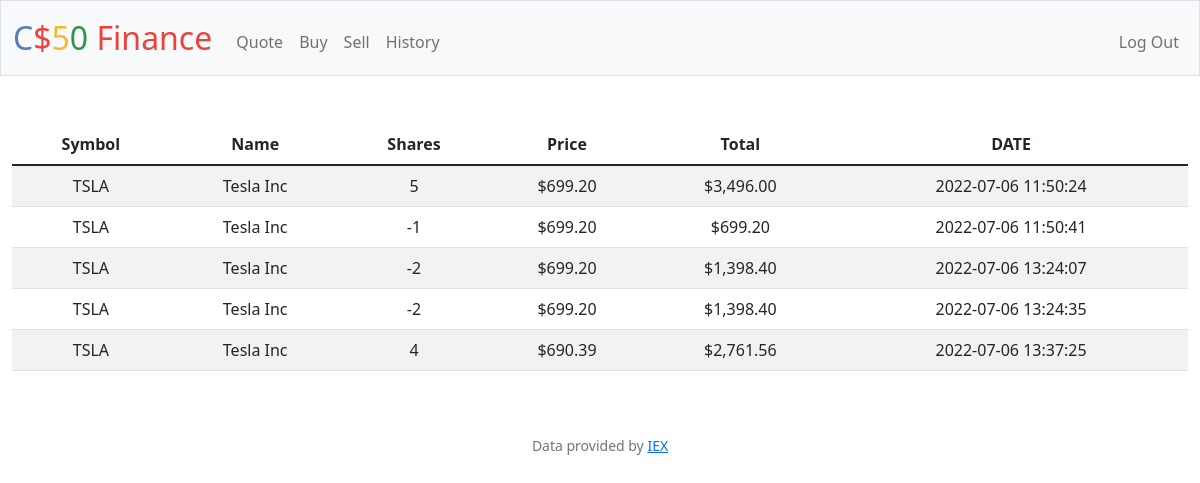
The app's page /history (signed in) with its own data.
### tables this page shows
CREATE TABLE history(
user_id INTEGER NOT NULL,
symbol TEXT,
name TEXT,
shares_count INTEGER,
price REAL,
type INTEGER,
created_at TEXT DEFAULT CURRENT_TIMESTAMP
);

### app.py (the view)
@app.route("/history")
@login_required
def history():
    history = db.execute("SELECT symbol, name, shares_count * type as shares, shares_count * price as total, price, created_at FROM history WHERE user_id = ?", session["user_id"])
    return render_template("history.html", history=history)

### app.py (called while the page is built)
@app.after_request
def after_request(response):
    response.headers["Cache-Control"] = "no-cache, no-store, must-revalidate"
    response.headers["Expires"] = 0
    response.headers["Pragma"] = "no-cache"
    return response

### helpers.py (called while the page is built)
def login_required(f):
    @wraps(f)
    def decorated_function(*args, **kwargs):
        if session.get("user_id") is None:
            return redirect("/login")
        return f(*args, **kwargs)
    return decorated_function

def usd(value):
    return f"${value:,.2f}"

### templates/history.html (shortened to what this page needs)
{% extends "layout.html" %}
{% block main %}
    <table class="table table-striped">
        <thead>
            <tr>
                <th>Symbol</th>
                <th>Name</th>
                <th>Shares</th>
                <th>Price</th>
                <th>Total</th>
                <th>DATE</th>
            </tr>
        </thead>
        <tbody>
            {% for row in history %}
                <tr>
                    <td>{{ row["symbol"] }}</td>
                    <td>{{ row["name"] }}</td>
                    <td>{{ row["shares"] }}</td>
                    <td>{{ row["price"] | usd }}</td>
                    <td>{{ row["total"] | usd }}</td>
                    <td>{{ row["created_at"] }}</td>
                </tr>
            {% endfor %}
        </tbody>
    </table>
{% endblock %}

### records on screen
history: symbol "TSLA", name "Tesla Inc", shares "5", price "$699.20", total "$3,496.00", created_at "2022-07-06 11:50:24"
history: symbol "TSLA", name "Tesla Inc", shares "-1", price "$699.20", total "$699.20", created_at "2022-07-06 11:50:41"
history: symbol "TSLA", name "Tesla Inc", shares "-2", price "$699.20", total "$1,398.40", created_at "2022-07-06 13:24:07"
history: symbol "TSLA", name "Tesla Inc", shares "-2", price "$699.20", total "$1,398.40", created_at "2022-07-06 13:24:35"
history: symbol "TSLA", name "Tesla Inc", shares "4", price "$690.39", total "$2,761.56", created_at "2022-07-06 13:37:25"
